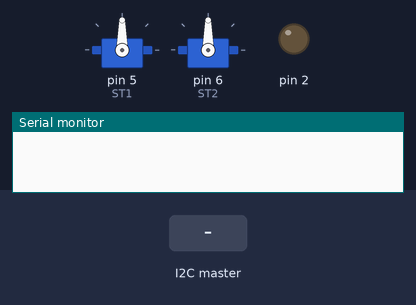
The sketch below on a simulated Arduino Uno, built with avr-gcc and run on an emulated ATmega328P. Shown: 2 × servo, output pins drawn as LEDs (lit = HIGH), the last lines printed to the serial monitor. The test bench sets the inputs (shaded band).

Above: at 1.2 s.
1.3 s: the I2C master sends the byte 90
At 3.2 s:
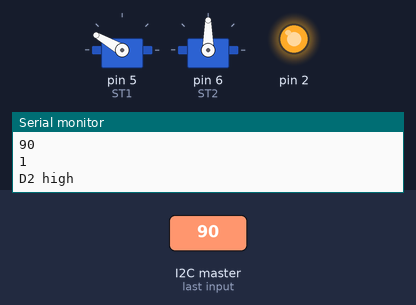
3.5 s: the I2C master sends the byte 200
At 5.3 s:
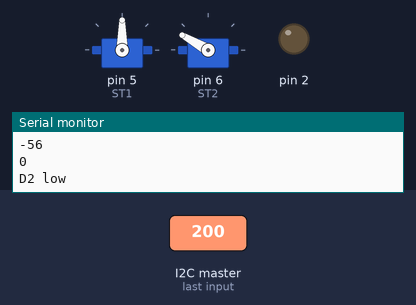
6.0 s: the I2C master sends the byte 90
At 6.8 s:
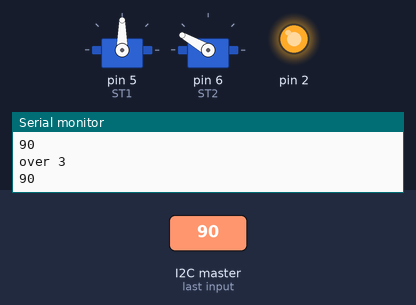
Timing chart, 0 to 9.0 s (numbered marks = the images above; inputs shaded):
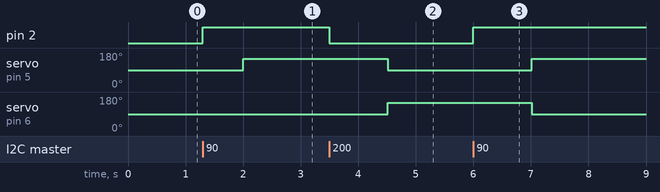

Measured:
- after the input at 1.3 s, pin 2: LOW → HIGH at once; servo on pin 5 (ST1): 90° → 150° after 0.71 s; servo on pin 6 (ST2): stays 90° (without the input it goes to 150° after 0.70 s)
- after the input at 3.5 s, pin 2: HIGH → LOW at once; servo on pin 5 (ST1): 150° → 90° after 1.0 s; servo on pin 6 (ST2): 90° → 150° after 1.0 s
- after the input at 6.0 s, pin 2: LOW → HIGH at once; servo on pin 5 (ST1): 90° → 150° after 1.0 s; servo on pin 6 (ST2): 150° → 90° after 1.0 s

The sketch:

I2C_Motor.ino
```cpp
#include <Wire.h>
#include <Servo.h>

Servo ST1, ST2; //ST1 is right, ST2 is left
int spd = 150;  //same speed for all operation
int stp = 90;   //stop at 90
int allDelay = 500; //same delay for all
int turnDelay = 4000; //since 2000 is 90 deg for 150, 4000 is 180
int hl = 0;

void setup(){
  // Start the I2C Bus as Master
  Wire.begin(3);

  ST1.attach(5, 1000, 2000); //5
  ST2.attach(6, 1000, 2000); //6

  Serial.begin(9600);
  Wire.onReceive(receiveEvent);
  DDRD |= B00000100;
}
//char c = 'a';

void loop(){
  /*
  Wire.beginTransmission(9); // transmit to device #9
  Wire.write(c);              // sends x
  Wire.endTransmission();    // stop transmitting

  c = c + 1;
  if (c =='}') c = 'a';
  delay(500);
  */


///////////////////////////////////Request Test 1///////////////////////////////////////////
//delay(1000);
//Wire.requestFrom(4, 9);
//
//      long x = Wire.read();    // receive byte as an long integer
//        if (x > 127)
//        {  //twos complement
//          x = 256 - x;
//          x *= -1;
//        }
//    Serial.println(x);
///////////////////////////////////Request Test 1///////////////////////////////////////////

//  if(Wire.available()){
//
//    Wire.onReceive(receiveEvent);
//  }
//  else {
//    Wire.begin(5);
//  }
  unsigned long timer = millis();
  while( millis() - timer < 500){
    Wire.begin(3);

  }
  timer = millis();
  while(millis() - timer < 1500){
    Wire.begin(5);
  }
  timer = millis();

  hl = digitalRead(2);
  Serial.println(hl);
  if(hl == 1) {
    Serial.println("D2 high");
    turnRight();
  }
  else if(hl == 0){
    Serial.println("D2 low");
    turnLeft();
  }
  else Serial.println("did not work");
}


void receiveEvent(){
  long x = Wire.read();    // receive byte as an integer
  if (x > 127) {  //twos complement
    x = 256 - x;
    x *= -1;

  }
  Storefunct(x); // do stuff function
  Serial.println(x);
  delay(1000);
}

void Storefunct(long a){
 Serial.println(a);
  if (a > 3) {
    Serial.println("over 3");
    PORTD |= B00000100;
  }
  else if (a < 0){
    Serial.println("lower than 3");
    PORTD &= B11111011;
  }
}


void pause(){
  //ST1.write(stp);
  //ST2.write(stp);
  delay(allDelay);
}

void forward(){
  ST1.write(spd);
  ST2.write(spd);
  delay(allDelay);
}

void backward(){
  int spd2 = 180-spd;  //equavilent backward speed
  ST1.write(spd2);
  ST2.write(spd2);
  delay(allDelay);
}

void turnRight(){
  ST1.write(spd);
  ST2.write(stp);
  delay(allDelay);
}

void turnLeft(){
  ST1.write(stp);
  ST2.write(spd);
  delay(allDelay);
}
```
